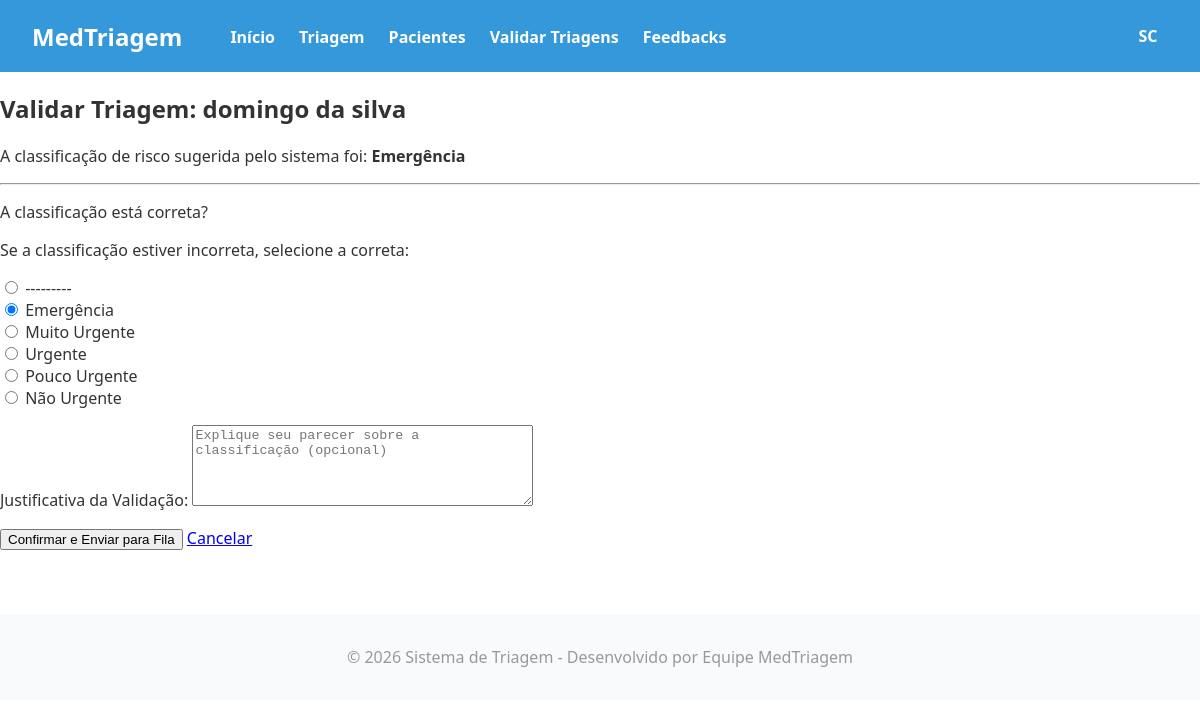
The app's page /master/validacao/confirmar/33/ (signed in) with its own data.
### triagem/models.py (models this page shows, shortened)
class Paciente(models.Model):
    unidade_saude = models.ForeignKey(UnidadeSaude, on_delete=models.CASCADE, null=True) # Campo OBRIGATÓRIO
    Sexualidade = [
        ('Masculino', 'Masculino'),
        ('Feminino', 'Feminino'),
    ]
    Convenios = [
        ('SUS', 'SUS'),
        ('Unimed', 'Unimed'),
        ('Hapvida', 'Hapvida'),
        ('Amil', 'Amil'),
        ('Bradesco Saude', 'Bradesco Saude'),
    ]
    Status = [
        ('Pendente', 'Pendente'),
        ('Aguardando', 'Aguardando'),
        ('Em atendimento', 'Em atendimento'),
        ('Concluido', 'Concluido'),
    ]
    Sintomas = [
        ('Dor_Toracica', 'Dor Torácica / Aperto no Peito'),
        ('Falta_de_Ar', 'Falta de Ar / Dificuldade para Respirar'),
        ('Alteracao_Neurologica_Grave', 'Alteração de Consciência / Convulsão / Confusão'),
        ('Sangramento_Ativo', 'Sangramento Ativo / Vômito ou Fezes com Sangue'),
        ('Febre', 'Febre / Calafrios'),
        ('Dor_de_Cabeca', 'Dor de Cabeça'),
        ('Tontura_MalEstar', 'Tontura / Fraqueza / Mal-estar Geral'),
        ('Sintomas_Respiratorios_Leves', 'Tosse / Espirros / Dor de Garganta'),
        ('Dor_Abdominal', 'Dor Abdominal / Cólica'),
        ('Sintomas_Gastrointestinais', 'Náusea / Vômito / Diarreia'),
        ('Lesao_Trauma', 'Lesão / Trauma / Queda Recente'),
        ('Dor_Locomotora', 'Dor Muscular / Articular / Lombar'),
        ('Reacao_Alergica_Pele', 'Reação Alérgica / Erupção na Pele / Inchaço'),
        ('Queixa_Urinaria', 'Queixa Urinária (Dor ao urinar / Sangue na urina)'),
        ('Outro', 'Outro'),
    ]
    Risco = [
        ('Vermelho', 'Emergência'),
        ('Laranja', 'Muito Urgente'),
        ('Amarelo', 'Urgente'),
        ('Verde', 'Pouco Urgente'),
        ('Azul', 'Não Urgente'),
    ]
    Profissionais = [
        ('Clinica Medica', 'Clinica Medica'),
        ('Ortopedia', 'Ortopedia'),
        ('Pediatria', 'Pediatria'),
        ('Cardiologia', 'Cardiologia'),
        ('Neurologia', 'Neurologia'),
    ]
    nome = models.CharField(max_length=100)
    data_nascimento = models.DateField(verbose_name="Data de Nascimento")
    sexo = models.CharField(choices=Sexualidade, max_length=50)
    cpf = models.CharField(unique=True, max_length=14)
    convenio = models.CharField(choices=Convenios, max_length=50)
    nome_responsavel = models.CharField(max_length=100, blank=True, null=True, verbose_name="Nome do Responsável")
    cpf_responsavel = models.CharField(max_length=14, blank=True, null=True, verbose_name="CPF do Responsável")
    temperatura = models.FloatField(max_length=3)
    pressao_sistolica = models.CharField(max_length=3) # Valor maior
    pressao_diastolica = models.CharField(max_length=3) # Valor menor
    pulso = models.CharField(max_length=3)
    frequenciaRespiratoria = models.CharField(max_length=3)
    saturacao = models.CharField(max_length=3)
    glicemia = models.CharField(max_length=3)
    dor = models.IntegerField(validators=[MinValueValidator(0), MaxValueValidator(10)])
    queixa = models.CharField(max_length=1000)
    inicio_sintomas = models.DateField()
    sintomas_associados = models.CharField(choices=Sintomas, max_length=50)
    observacoes = models.CharField(blank=True, null=True, max_length=1000)
    classificacao = models.CharField(choices=Risco, max_length=50,blank=True, null=True)
    justificativa = models.CharField(max_length=255, blank=True, null=True)
    encaminhamento = models.CharField(choices=Profissionais, max_length=50,blank=True, null=True)
    status = models.CharField(max_length=30, choices=Status, default='Pendente',blank=True, null=True)
    hora_chegada = models.DateTimeField(default=timezone.now, blank=True)
    hora_inicio_atendimento = models.DateTimeField(null=True, blank=True)
    hora_fim_atendimento = models.DateTimeField(null=True, blank=True)
    atendente = models.ForeignKey(settings.AUTH_USER_MODEL, on_delete=models.PROTECT, related_name='pacientes_criados')
    medico_responsavel = models.ForeignKey(settings.AUTH_USER_MODEL, on_delete=models.SET_NULL, related_name='pacientes_atendidos', null=True, blank=True)

### triagem/decorators.py (the view)
    def _wrapped_view(request, *args, **kwargs):
        if request.user.is_superuser:
            return view_func(request, *args, **kwargs)
        if request.user.is_authenticated and request.user.tipo_usuario == 'ENFERMEIRO':
            return view_func(request, *args, **kwargs)
        raise PermissionDenied

### triagem/forms.py
class ValidacaoTriagemForm(forms.ModelForm):
    class Meta:
        model = Paciente
        fields = ['classificacao', 'justificativa']
        labels = {
            'classificacao': 'Se a classificação estiver incorreta, selecione a correta:',
            'justificativa': 'Justificativa da Validação'
        }
        widgets = {
              'classificacao': forms.RadioSelect(attrs={'class': 'custom-radio-list'}),
            'justificativa': forms.Textarea(attrs={
                'rows': 5,
                'placeholder': 'Explique seu parecer sobre a classificação (opcional)'
            }),
         }

### triagem/views.py (called while the page is built)
@login_required
@enfermeiro_required
def confirmar_triagem_view(request, pk):
    unidade_atual = request.user.unidade_saude
    paciente = get_object_or_404(Paciente, pk=pk)
    if request.method == 'POST':
        form = ValidacaoTriagemForm(request.POST, instance=paciente)
        if form.is_valid():
            paciente_validado = form.save(commit=False)
            paciente_validado.status = 'Aguardando' # Move o paciente para a fila oficial
            paciente_validado.save()
            messages.success(request, f'Triagem do paciente "{paciente.nome}" validada com sucesso.')
            return redirect('hosp:validacao_triagem')
    else:
        form = ValidacaoTriagemForm(instance=paciente)
    context = {
        'paciente': paciente,
        'form': form
    }
    return render(request, 'site/confirmar_triagem.html', context)

### triagem/templates/site/confirmar_triagem.html (shortened to what this page needs)
{% extends "site/headerBase.html" %}
{% block content %}
<div class="container mt-4">
    <h2>Validar Triagem: {{ paciente.nome }}</h2>
    <p>A classificação de risco sugerida pelo sistema foi: <strong>{{ paciente.get_classificacao_display }}</strong></p>
    <hr>
    <form method="post">
        <p>A classificação está correta?</p>
        {{ form.as_p }}
        <button type="submit" class="btn btn-success">Confirmar e Enviar para Fila</button>
        <a href="{% url 'hosp:validacao_triagem' %}" class="btn btn-secondary">Cancelar</a>
    </form>
</div>
{% endblock %}

### triagem/static/front/css/base.css (style rules this page uses)
body { margin: 0; font-family: 'Segoe UI', Tahoma, Geneva, Verdana, sans-serif; background-color: #ffffff; color: #333; }

### records on screen
Paciente: nome "domingo da silva", classificacao "Emergência", classificacao "☐ --------- ☑ Emergência ☐ Muito Urgente ☐ Urgente ☐ Pouco Urgente ☐ Não Urgente"
